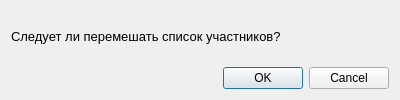
<?xml version="1.0" encoding="UTF-8"?>
<ui version="4.0">
 <class>dialog</class>
 <widget class="QDialog" name="dialog">
  <property name="geometry">
   <rect>
    <x>0</x>
    <y>0</y>
    <width>400</width>
    <height>100</height>
   </rect>
  </property>
  <property name="minimumSize">
   <size>
    <width>400</width>
    <height>100</height>
   </size>
  </property>
  <property name="maximumSize">
   <size>
    <width>400</width>
    <height>100</height>
   </size>
  </property>
  <property name="windowTitle">
   <string> ВНИМАНИЕ!</string>
  </property>
  <layout class="QVBoxLayout" name="verticalLayout">
   <item>
    <widget class="QLabel" name="label">
     <property name="font">
      <font>
       <pointsize>10</pointsize>
      </font>
     </property>
     <property name="text">
      <string>Следует ли перемешать список участников?</string>
     </property>
    </widget>
   </item>
   <item>
    <widget class="QDialogButtonBox" name="buttonBox">
     <property name="orientation">
      <enum>Qt::Horizontal</enum>
     </property>
     <property name="standardButtons">
      <set>QDialogButtonBox::Cancel|QDialogButtonBox::Ok</set>
     </property>
     <property name="centerButtons">
      <bool>false</bool>
     </property>
    </widget>
   </item>
  </layout>
 </widget>
 <resources/>
 <connections>
  <connection>
   <sender>buttonBox</sender>
   <signal>accepted()</signal>
   <receiver>dialog</receiver>
   <slot>accept()</slot>
   <hints>
    <hint type="sourcelabel">
     <x>248</x>
     <y>254</y>
    </hint>
    <hint type="destinationlabel">
     <x>157</x>
     <y>274</y>
    </hint>
   </hints>
  </connection>
  <connection>
   <sender>buttonBox</sender>
   <signal>rejected()</signal>
   <receiver>dialog</receiver>
   <slot>reject()</slot>
   <hints>
    <hint type="sourcelabel">
     <x>316</x>
     <y>260</y>
    </hint>
    <hint type="destinationlabel">
     <x>286</x>
     <y>274</y>
    </hint>
   </hints>
  </connection>
 </connections>
</ui>
